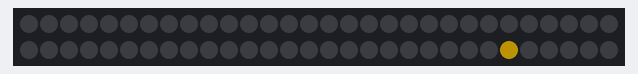
This sketch was run on a simulated Arduino Uno, built with avr-gcc and run on an emulated ATmega328P. Shown: 60 RGB LEDs in strip order, left to right, continuing on the next row. Dim RGB values are drawn brighter than linear; random numbers use the default seed unless the sketch sets one.

Above: at 2.48 s.
At 33.44 s:
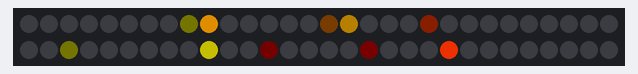

The sketch:

FireflyLantern.ino
```cpp
#include <FastLED.h>
//#include "firefly.c"

#define DATA_PIN   11 // SPI MOSI pin
#define CLOCK_PIN  13 //13 //SPI  SCK

#define COLOR_ORDER BGR  // most of the 10mm black APA102 / Ray Wu
// #define COLOR_ORDER GBR //mike's short test strip, 19 pixels

#define CHIPSET     APA102
#define FPS 100
#define NUM_LEDS    60

CRGBArray<NUM_LEDS> leds;

CRGBPalette16 currentPalette;

int brightness = 255;

#define NFF (NUM_LEDS / 3)  // number of fireflies
float POISSON_RATE = 0.4;  // average number events per second
// float POISSON_RATE = 0.5;  // average number events per second
int HUE_START = 10;
int HUE_END = 65;


// ******************************************************************
// create Firefly objects

#define INIT_RISETIME 100  // left as parameters to eventually add noise to them
#define INIT_FALLTIME 1000
#define INIT_HUE 55 // of 256, yellowish
#define INIT_SATURATION 255  // of 256
#define MAX_BRIGHT 255  // of 256, mid level brightness

typedef struct Firefly {
  int index;
  uint8_t state; // 0= off/waiting, 1=rise, 2=fall
  uint8_t hue;
  uint8_t sat;
  uint8_t bright;
  long int starttime; // in ms, what time we start the process of an "event" following an interval
  int interval;  // poisson interval betweeen events, random process
  int elapsedt;  // time since starttime, or the transition from
  int risetime;
  int falltime; // time to decay to black, in ms
} Firefly;

Firefly ff[NFF];
// Firefly ff = malloc(sizeof(Firefly*) * NFF)

// initialize array of Firefly objects
void initFireflies(Firefly *ff) {
  for(int i=0; i < NFF; i++) {
    ff[i].index = random16(NUM_LEDS); // choose which pixel to start at
    ff[i].state = 0;
    ff[i].hue = INIT_HUE;
    ff[i].sat = INIT_SATURATION;
    ff[i].bright = 0;
    ff[i].starttime = millis();  // record the time that we trigger the start of an interval
    ff[i].interval = poissonInterval(POISSON_RATE) * 1000;  // how long to wait until the next event
    ff[i].elapsedt = 0;
    ff[i].risetime = INIT_RISETIME;
    ff[i].falltime = INIT_FALLTIME;
  }
}

void updateFireflies() {
  unsigned long currentMillis = millis();
  for(int i=0; i<NFF; i++) {
    ff[i].elapsedt = currentMillis - ff[i].starttime;
    printFFState(ff[i]);
    if (ff[i].state == 0) {
      if (ff[i].elapsedt > ff[i].interval) {
        // turn on the pixel
        ff[i].state = 1; // switch state to rise
        ff[i].hue = random8(HUE_START, HUE_END);
        ff[i].sat = 255; // random8(200, 255);
        ff[i].bright = 0;
        ff[i].elapsedt = 0;
        ff[i].starttime = currentMillis;

      }
      else {
        // do nothing, cause already off and waiting for event at interval
      }
    }
    else if (ff[i].state == 1) {
      if (ff[i].elapsedt > ff[i].risetime) {
        ff[i].state = 2;  // switch state to decay
        ff[i].bright = MAX_BRIGHT;
        // Serial.print("max: ");
        // Serial.println(ff[i].bright);

      }
      else {
        //add slow rise to peak
        ff[i].bright = (uint8_t)( ((long int)MAX_BRIGHT * (long int)ff[i].elapsedt) / (long int)ff[i].risetime);
        Serial.print("u: ");
        Serial.println(ff[i].bright);
      }
    }
    else if (ff[i].state == 2) {
      if (ff[i].elapsedt > ff[i].risetime + ff[i].falltime) {
        //force the pixel off
        leds[ff[i].index].setHSV(ff[i].hue, ff[i].sat, 0);
        ff[i].state = 0; // change state to off
        ff[i].index = random16(NUM_LEDS);
        ff[i].elapsedt = 0;
        ff[i].starttime = currentMillis;
        ff[i].bright = 0;
        //set the new interval here, so we go from peak to start of the next
        ff[i].interval = poissonInterval(POISSON_RATE) * 1000;  // how long to wait until the next event
      }
      else {
        uint8_t m = (uint8_t)( ((long int)MAX_BRIGHT * (long int)ff[i].elapsedt) / ((long int)ff[i].falltime + (long int)ff[i].risetime));
        ff[i].bright = MAX_BRIGHT - m;
        Serial.print("d: ");
        Serial.println(ff[i].bright);

        ff[i].bright = scale8(ff[i].bright,ff[i].bright); // scale by self for more of a gamma curve
      }
    }
    leds[ff[i].index].setHSV(ff[i].hue, ff[i].sat, ff[i].bright);

  } // end for ff
}

void printFFState(Firefly f) {
  Serial.print("i: ");
  Serial.print(f.index);
  Serial.print(" s: ");
  Serial.print(f.state);
  Serial.print(" intvl: ");
  Serial.print(f.interval);
  Serial.print(" dt: ");
  Serial.print(f.elapsedt);
  Serial.print(" v: ");
  Serial.print(f.bright);
  Serial.print("\n");

}

// ******************************************************************
// create poisson interval

// return float between 0 and 1, innclusive
float randf() {
  return (float)random(RAND_MAX) / (float)RAND_MAX;
  // return (float) random() / (RAND_MAX + 1); //causes overflow??
}

// poisson random interval
// returns float with next interval with mean rate of rateParameter per second
//
// from this method: http://preshing.com/20111007/how-to-generate-random-timings-for-a-poisson-process/
// finds inverse poisson given uniform distribution between 0 and 1
float poissonInterval(float rateParameter) {
  float p = -log(1.0f - randf()) / rateParameter;
  return p;
}

// ******************************************************************
// ******************************************************************

void setup() {
  //pinMode(buttonPin, INPUT); // where will I get the button pin values from? probaly the hardware.h
  delay(2000); // sanity delay
  randomSeed(analogRead(0));

  FastLED.addLeds<CHIPSET, DATA_PIN, CLOCK_PIN, COLOR_ORDER>(leds, NUM_LEDS).setCorrection( TypicalSMD5050 );
  FastLED.setBrightness( brightness );

  initFireflies(ff); //initialize all firefly objects

  // Serial.begin(9600);
  // while (!Serial) {
  //   ; // wait for serial port to connect. Needed for native USB port only
  // }
  // Serial.println("loaded");
  // Serial.println("------");
}

// delayToSyncFrameRate - delay how many milliseconds are needed
//   to maintain a stable frame rate.
static void delayToSyncFrameRate( uint8_t framesPerSecond) {
  static uint32_t msprev = 0;
  uint32_t mscur = millis();
  uint16_t msdelta = mscur - msprev;
  uint16_t mstargetdelta = 1000 / framesPerSecond;
  // Serial.print("frame dt: ");
  // Serial.println(msdelta);
  if ( msdelta < mstargetdelta) {
    FastLED.delay( mstargetdelta - msdelta);
  }
  msprev = mscur;
}


void loop() {

  updateFireflies();
  FastLED.show();
  // delayToSyncFrameRate(FPS);

}
```
